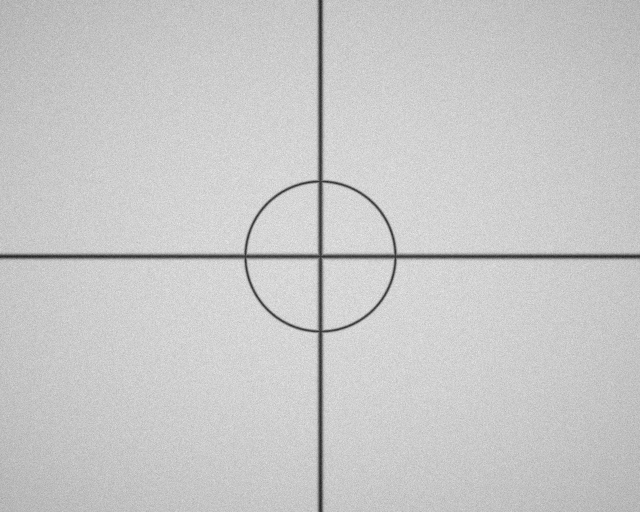
#> input picture samples/boresight/thm_offset_0_0.png, 640 x 512 px
$ python -i boresight.py   (imports and definitions only)
#> lines starting #> are read from the running program, lines starting #| are printed output that depends on the picture; after the words box and inside, x2 and y2 are one past the last pixel; in counts of white or black regions, pixels touching at a corner belong together
"""engines/boresight.py - Optical axis (boresight) measurement engine.

Pure OpenCV/numpy implementation (no AI/neural networks).
Calculates reticle center with sub-pixel accuracy, angular deviation in mrad,
pass/fail status vs tolerance, inter-channel alignment, and vibration drift.
"""

from __future__ import annotations

import time
from pathlib import Path
from typing import Any

import cv2
import numpy as np
from PIL import Image, ImageDraw, ImageFont


def _extract_subpixel_center(
    gray: np.ndarray,
) -> tuple[float, float, float, str]:
    """Finds crosshair center with sub-pixel precision.

    Returns:
        (x_center, y_center, quality_score, method_used)
    """
    h, w = gray.shape

    # 1. Determine polarity (bright-on-dark vs dark-on-bright)
    # Collimator targets usually have lines occupying < 25% of image area
    otsu_val, _ = cv2.threshold(gray, 0, 255, cv2.THRESH_BINARY + cv2.THRESH_OTSU)
    frac_above = float(np.mean(gray > otsu_val))

    # If bright pixels are majority (> 50%), background is bright (inverted polarity)
    if frac_above >= 0.5:
        norm_gray = (255 - gray).astype(np.uint8)
        polarity_str = "dark-on-bright"
    else:
        norm_gray = gray.copy()
        polarity_str = "bright-on-dark"

    # 2. Suppress vignetting and uneven lighting via White Top-Hat
    # Reticle line thickness is typically 1-5 pixels; kernel of 25x25 preserves lines while flattening background
    tophat_ksize = min(31, max(15, (min(h, w) // 30) | 1))
    tophat_kernel = cv2.getStructuringElement(cv2.MORPH_RECT, (tophat_ksize, tophat_ksize))
    tophat = cv2.morphologyEx(norm_gray, cv2.MORPH_TOPHAT, tophat_kernel)

    # 3. Thresholding and morphological cleanup
    _, thresh = cv2.threshold(tophat, 0, 255, cv2.THRESH_BINARY + cv2.THRESH_OTSU)
    cleaned = cv2.morphologyEx(
        thresh,
        cv2.MORPH_OPEN,
        cv2.getStructuringElement(cv2.MORPH_RECT, (3, 3)),
    )

    # 4. Isolate horizontal and vertical crosshair arms
    # Linear kernel length proportional to image dimensions
    kernel_len = max(25, int(min(w, h) * 0.05))
    h_kernel = cv2.getStructuringElement(cv2.MORPH_RECT, (kernel_len, 1))
    v_kernel = cv2.getStructuringElement(cv2.MORPH_RECT, (1, kernel_len))

    h_feat = cv2.morphologyEx(cleaned, cv2.MORPH_OPEN, h_kernel)
    v_feat = cv2.morphologyEx(cleaned, cv2.MORPH_OPEN, v_kernel)

    # 5. Extract sub-pixel points along horizontal arm
    pts_h: list[list[float]] = []
    cols = np.where(np.any(h_feat > 0, axis=0))[0]
    for x in cols:
        rows = np.where(h_feat[:, x] > 0)[0]
        if len(rows) > 0:
            y_min = max(0, int(rows[0]) - 3)
            y_max = min(h, int(rows[-1]) + 4)
            weights = tophat[y_min:y_max, x].astype(np.float32)
            total_w = float(np.sum(weights))
            if total_w > 0:
                y_coords = np.arange(y_min, y_max, dtype=np.float32)
                y_sub = float(np.sum(y_coords * weights) / total_w)
                pts_h.append([float(x), y_sub])

    # 6. Extract sub-pixel points along vertical arm
    pts_v: list[list[float]] = []
    rows_y = np.where(np.any(v_feat > 0, axis=1))[0]
    for y in rows_y:
        cols_y = np.where(v_feat[y, :] > 0)[0]
        if len(cols_y) > 0:
            x_min = max(0, int(cols_y[0]) - 3)
            x_max = min(w, int(cols_y[-1]) + 4)
            weights = tophat[y, x_min:x_max].astype(np.float32)
            total_w = float(np.sum(weights))
            if total_w > 0:
                x_coords = np.arange(x_min, x_max, dtype=np.float32)
                x_sub = float(np.sum(x_coords * weights) / total_w)
                pts_v.append([x_sub, float(y)])

    # Outlier rejection to remove circle arc points
    arr_h = np.array(pts_h, dtype=np.float32) if len(pts_h) >= 10 else None
    arr_v = np.array(pts_v, dtype=np.float32) if len(pts_v) >= 10 else None

    if arr_h is not None and len(arr_h) >= 10:
        med_y = float(np.median(arr_h[:, 1]))
        inliers_h = arr_h[np.abs(arr_h[:, 1] - med_y) < 5.0]
        if len(inliers_h) >= 8:
            arr_h = inliers_h

    if arr_v is not None and len(arr_v) >= 10:
        med_x = float(np.median(arr_v[:, 0]))
        inliers_v = arr_v[np.abs(arr_v[:, 0] - med_x) < 5.0]
        if len(inliers_v) >= 8:
            arr_v = inliers_v

    # 7. Check if line fitting is possible
    if arr_h is not None and len(arr_h) >= 10 and arr_v is not None and len(arr_v) >= 10:
        # Fit lines with Huber M-estimator
        line_h = cv2.fitLine(arr_h, cv2.DIST_HUBER, 0, 0.01, 0.01)
        line_v = cv2.fitLine(arr_v, cv2.DIST_HUBER, 0, 0.01, 0.01)

        vx_h, vy_h, x0_h, y0_h = [float(v) for v in line_h.flatten()]
        vx_v, vy_v, x0_v, y0_v = [float(v) for v in line_v.flatten()]

        det = -vx_h * vy_v + vy_h * vx_v
        if abs(det) > 1e-4:
            t = (-(x0_v - x0_h) * vy_v + (y0_v - y0_h) * vx_v) / det
            det_x = x0_h + t * vx_h
            det_y = y0_h + t * vy_h

            # Line fit residuals for quality
            # Distance from inlier points to fitted line
            d_h = np.abs(-vy_h * (arr_h[:, 0] - x0_h) + vx_h * (arr_h[:, 1] - y0_h))
            d_v = np.abs(-vy_v * (arr_v[:, 0] - x0_v) + vx_v * (arr_v[:, 1] - y0_v))
            mean_res = float((np.mean(d_h) + np.mean(d_v)) / 2.0)

            # Contrast ratio
            bg_level = float(np.percentile(norm_gray, 20))
            fg_level = float(np.percentile(tophat[cleaned > 0], 80)) if np.any(cleaned > 0) else 100.0
            contrast = max(0.1, min(1.0, (fg_level - bg_level) / 255.0))

            res_score = max(0.0, 1.0 - min(1.0, mean_res / 1.5))
            coverage_score = min(1.0, (len(arr_h) + len(arr_v)) / float(w + h * 0.4))
            quality = round(float(0.5 * res_score + 0.3 * contrast + 0.2 * coverage_score), 3)

            return (float(det_x), float(det_y), quality, f"crosshair_lines ({polarity_str})")

    # 8. Fallback: intensity-weighted centroid of largest blob
    contours, _ = cv2.findContours(cleaned, cv2.RETR_EXTERNAL, cv2.CHAIN_APPROX_SIMPLE)
    if contours:
        largest_cnt = max(contours, key=cv2.contourArea)
        mask = np.zeros((h, w), dtype=np.uint8)
        cv2.drawContours(mask, [largest_cnt], -1, 255, -1)
        weights = tophat.astype(np.float32) * (mask > 0)
        total_w = float(np.sum(weights))
        if total_w > 0:
            y_indices, x_indices = np.indices((h, w), dtype=np.float32)
            cx_sub = float(np.sum(x_indices * weights) / total_w)
            cy_sub = float(np.sum(y_indices * weights) / total_w)
            return (cx_sub, cy_sub, 0.65, f"intensity_centroid_fallback ({polarity_str})")

    # Final fallback: image center
    return (w / 2.0, h / 2.0, 0.2, "center_default_fallback")


def _annotate_measurement(
    image: Image.Image,
    center_img: tuple[float, float],
    center_ret: tuple[float, float],
    dx_px: float,
    dy_px: float,
    offset_px: float,
    az_mrad: float,
    el_mrad: float,
    err_mrad: float,
    tolerance_mrad: float,
    passed: bool,
    quality_score: float,
    channel: str,
) -> Image.Image:
    """Creates a professional annotated visualization with crosshairs and error vector."""
    annotated = image.convert("RGB").copy()
    w, h = annotated.size
    draw = ImageDraw.Draw(annotated)

    cx, cy = center_img
    rx, ry = center_ret

    # Colors
    target_color = (0, 190, 255)       # Cyan for optical reference (sensor center)
    status_color = (16, 185, 129) if passed else (239, 68, 68)  # Green / Red
    vector_color = (245, 158, 11)      # Amber for error vector

    # 1. Draw sensor center reference crosshair (cyan)
    cross_arm = max(20, int(min(w, h) * 0.04))
    draw.line([(cx - cross_arm, cy), (cx + cross_arm, cy)], fill=target_color, width=2)
    draw.line([(cx, cy - cross_arm), (cx, cy + cross_arm)], fill=target_color, width=2)
    draw.ellipse([(cx - 4, cy - 4), (cx + 4, cy + 4)], outline=target_color, width=2)

    # 2. Draw detected reticle center crosshair (status color)
    draw.line([(rx - cross_arm, ry), (rx + cross_arm, ry)], fill=status_color, width=2)
    draw.line([(rx, ry - cross_arm), (rx, ry + cross_arm)], fill=status_color, width=2)
    draw.ellipse([(rx - 8, ry - 8), (rx + 8, ry + 8)], outline=status_color, width=2)

    # 3. Draw error vector arrow from reference center to detected center
    if offset_px > 0.5:
        draw.line([(cx, cy), (rx, ry)], fill=vector_color, width=3)
        # Arrowhead at detected reticle
        angle = np.arctan2(ry - cy, rx - cx)
        arrow_len = 10.0
        p1 = (rx - arrow_len * np.cos(angle - np.pi / 6), ry - arrow_len * np.sin(angle - np.pi / 6))
        p2 = (rx - arrow_len * np.cos(angle + np.pi / 6), ry - arrow_len * np.sin(angle + np.pi / 6))
        draw.polygon([(rx, ry), p1, p2], fill=vector_color)

    # 4. Text Overlay Card in Top-Left
    banner_w = min(420, int(w * 0.45))
    banner_h = 135
    overlay = Image.new("RGBA", (banner_w, banner_h), (17, 24, 39, 215))
    annotated.paste(overlay, (14, 14), overlay)

    badge_text = "GEÇTİ (PASS)" if passed else "KALDI (FAIL)"
    b_color = (16, 185, 129) if passed else (239, 68, 68)

    # Draw text information
    draw.rectangle([14, 14, 14 + banner_w, 14 + 28], fill=(31, 41, 55, 230))
    draw.text((22, 20), f"OPTİK EKSEN (BORESIGHT) - {channel.upper()}", fill=(209, 213, 219))
    draw.text((22, 48), badge_text, fill=b_color)
    draw.text((160, 48), f"Hata: {err_mrad:.3f} mrad / Tol: {tolerance_mrad:.2f} mrad", fill=(243, 244, 246))

    draw.text((22, 74), f"Ofset: dx = {dx_px:+.2f} px, dy = {dy_px:+.2f} px (R = {offset_px:.2f} px)", fill=(209, 213, 219))
    draw.text((22, 94), f"Açısal: Az = {az_mrad:+.3f} mrad, El = {el_mrad:+.3f} mrad", fill=(209, 213, 219))
    draw.text((22, 114), f"Kalite Skoru: %{int(quality_score * 100)}", fill=(156, 163, 175))

    return annotated


def measure(
    image: Image.Image | str | Path,
    pixel_pitch_um: float = 3.45,
    focal_length_mm: float = 50.0,
    tolerance_mrad: float = 0.5,
    channel: str = "Görünür",
) -> dict[str, Any]:
    """Measures collimator reticle boresight error with sub-pixel accuracy.

    Args:
        image: Input PIL Image or path to image file.
        pixel_pitch_um: Sensor pixel pitch in micrometers (default visible: 3.45, thermal: 12.0).
        focal_length_mm: Collimator/lens focal length in millimeters (default visible: 50.0, thermal: 25.0).
        tolerance_mrad: Pass/fail limit in milliradians (default: 0.5 mrad).
        channel: Channel label ('Görünür' or 'Termal').

    Returns:
        dict containing reticle center, image center, offsets in pixels and mrad,
        PASS/FAIL status, quality score, annotated PIL image, and latency.
    """
#> called with image = '../samples/boresight/thm_offset_0_0.png', pixel_pitch_um = 3.45, focal_length_mm = 50, tolerance_mrad = 0.5, channel = 'Görünür'
    t0 = time.perf_counter()

    if isinstance(image, (str, Path)):
        pil_img = Image.open(image).convert("RGB")
    elif isinstance(image, Image.Image):
        pil_img = image.convert("RGB")
    else:
        pil_img = Image.fromarray(np.uint8(image)).convert("RGB")

    w, h = pil_img.size
#> w = 640; h = 512
    cx = w / 2.0
#> cx = 320
    cy = h / 2.0
#> cy = 256

    gray = np.array(pil_img.convert("L"))
#> gray is the input picture: shape (512, 640); min 31, max 236, mean 200.2

    # Extract sub-pixel reticle center
    rx, ry, quality, method = _extract_subpixel_center(gray)
#> in _extract_subpixel_center, `otsu_val, _ = cv2.threshold(gray, 0, 255, cv2.THRESH_BINARY + cv2.THRE..`: otsu_val = 148
#> in _extract_subpixel_center, `frac_above = float(np.mean(gray > otsu_val))`: frac_above = 0.979
#> in _extract_subpixel_center, `norm_gray = (255 - gray).astype(np.uint8)`:
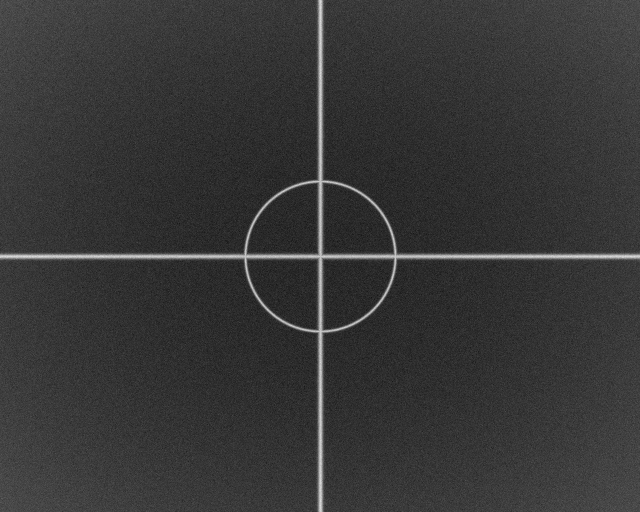
#> norm_gray: shape (512, 640); min 19, max 224, mean 54.8
#> in _extract_subpixel_center, `tophat = cv2.morphologyEx(norm_gray, cv2.MORPH_TOPHAT, tophat_kernel)`:
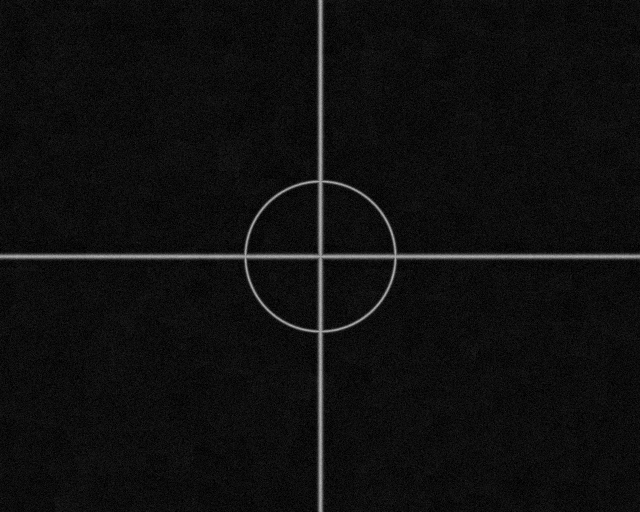
#> tophat: shape (512, 640); min 0, max 186, mean 15.3
#> in _extract_subpixel_center, `_, thresh = cv2.threshold(tophat, 0, 255, cv2.THRESH_BINARY + cv2.THRE..`:
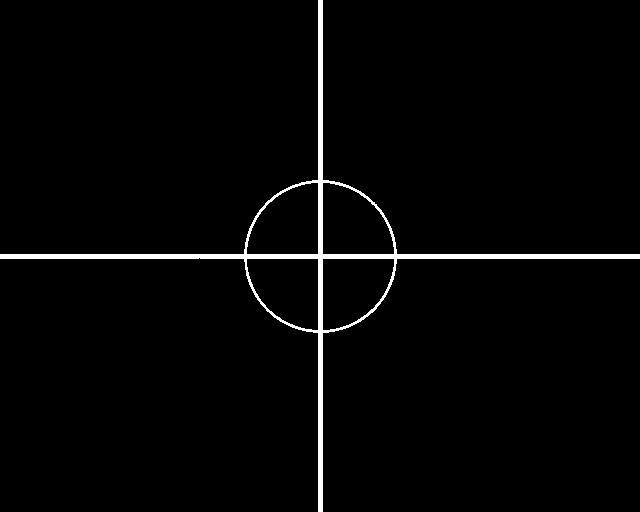
#> thresh: shape (512, 640); 2.1% white; 1 white region, box (x1, y1, x2, y2) and area: (0, 0, 640, 512) 6990
#> in _extract_subpixel_center, `cleaned = cv2.morphologyEx( thresh, cv2.MORPH_OPEN, cv2.getStructuring..`: cleaned: shape (512, 640); 1.9% white; 26 white regions (18 under 20 px), largest, box (x1, y1, x2, y2) and area: (0, 0, 640, 512) 5857, (330, 181, 349, 188) 58, (388, 272, 395, 287) 47
#> in _extract_subpixel_center, `h_feat = cv2.morphologyEx(cleaned, cv2.MORPH_OPEN, h_kernel)`:
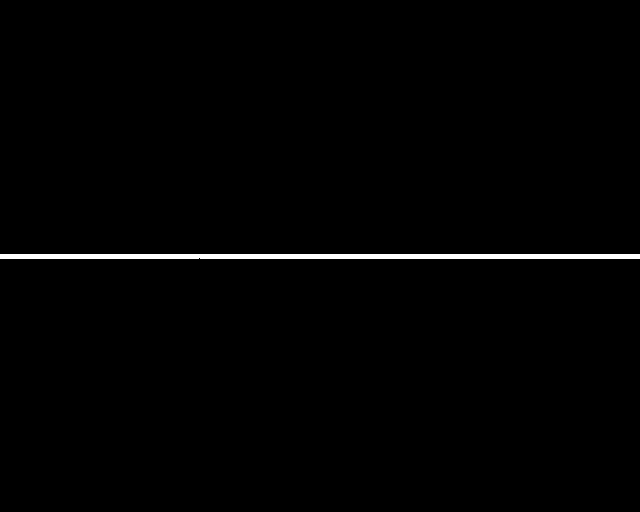
#> h_feat: shape (512, 640); 0.98% white; 1 white region, box (x1, y1, x2, y2) and area: (0, 254, 640, 259) 3199
#> in _extract_subpixel_center, `v_feat = cv2.morphologyEx(cleaned, cv2.MORPH_OPEN, v_kernel)`:
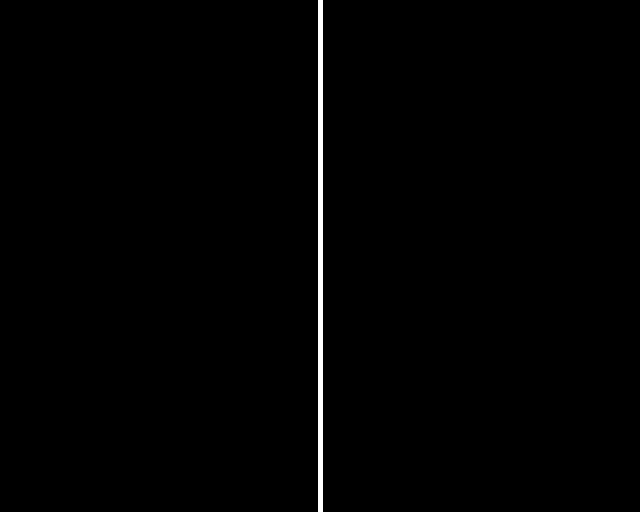
#> v_feat: shape (512, 640); 0.78% white; 1 white region, box (x1, y1, x2, y2) and area: (318, 0, 323, 512) 2560
#> in _extract_subpixel_center, `cols = np.where(np.any(h_feat > 0, axis=0))[0]`: cols = 640 values from 0 to 639
#> the loop in _extract_subpixel_center, `for x in cols:` made 640 passes
#> (weights, total_w, y_sub) on passes 1 to 11: ([12, 12, 37, 91, 137, 159, 156, 79, 51, 20, 9], 763, 256.1), ([14, 27, 53, 89, 140, 162, 137, 84, 55, 23, 8], 792, 255.9), ([16, 17, 47, 85, 139, 167, 137, 83, 49, 20, 13], 773, 256), ([13, 17, 31, 75, 140, 157, 130, 90, 41, 17, 10], 721, 256), ([6, 16, 37, 84, 141, 162, 133, 88, 31, 10, 12], 720, 256), ([9, 25, 46, 94, 140, 171, 135, 77, 45, 7, 16], 765, 255.9), ([11, 23, 52, 84, 140, 153, 143, 87, 38, 26, 21], 778, 256), ([10, 19, 41, 75, 141, 170, 149, 87, 35, 22, 15], 764, 256.1), ([14, 29, 43, 90, 136, 166, 135, 79, 39, 22, 13], 766, 255.9), ([17, 17, 43, 88, 137, 169, 133, 87, 43, 23, 16], 773, 256), ([10, 25, 37, 91, 146, 168, 137, 87, 42, 25, 5], 773, 256)
#> after the loop in _extract_subpixel_center, `for x in cols:`: pts_h = 640 pairs, first value 0 to 639, second value 255.8 to 256.2
#> in _extract_subpixel_center, `rows_y = np.where(np.any(v_feat > 0, axis=1))[0]`: rows_y = 512 values from 0 to 511
#> the loop in _extract_subpixel_center, `for y in rows_y:` made 512 passes
#> (weights, total_w, x_sub) on passes 1 to 4: ([14, 23, 44, 102, 151, 165, 140, 87, 44, 28, 18], 816, 320), ([21, 25, 51, 107, 145, 171, 154, 96, 50, 16, 18], 854, 319.9), ([10, 19, 41, 91, 149, 173, 145, 96, 33, 23, 19], 799, 320.1), ([18, 22, 44, 89, 148, 165, 130, 92, 52, 20, 10], 790, 320)
#> weights on pass 5: [9, 35, 47, 102, 144, 158, 153, 92, 42, 17, 17]

    # Pixel offsets from optical reference (sensor center)
    dx_px = float(rx - cx)
    dy_px = float(ry - cy)
    offset_px = float(np.sqrt(dx_px**2 + dy_px**2))

    # Angular error in milliradians:
    # angle_rad = atan(offset_px * (pixel_pitch_um * 1e-3) / focal_length_mm)
    # angle_mrad = angle_rad * 1000.0
    pitch_mm = float(pixel_pitch_um) * 1e-3
    focal_mm = float(focal_length_mm) if focal_length_mm > 0 else 50.0

    az_mrad = float(np.arctan((dx_px * pitch_mm) / focal_mm) * 1000.0)
    el_mrad = float(np.arctan((dy_px * pitch_mm) / focal_mm) * 1000.0)
    total_offset_mm = offset_px * pitch_mm
    total_mrad = float(np.arctan(total_offset_mm / focal_mm) * 1000.0)

    passed = bool(total_mrad <= float(tolerance_mrad))
    result_str = "PASS" if passed else "FAIL"

    annotated = _annotate_measurement(
        image=pil_img,
        center_img=(cx, cy),
        center_ret=(rx, ry),
        dx_px=dx_px,
        dy_px=dy_px,
        offset_px=offset_px,
        az_mrad=az_mrad,
        el_mrad=el_mrad,
        err_mrad=total_mrad,
        tolerance_mrad=tolerance_mrad,
        passed=passed,
        quality_score=quality,
        channel=channel,
    )
#> in _annotate_measurement, `overlay = Image.new("RGBA", (banner_w, banner_h), (17, 24, 39, 215))`:
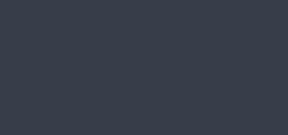
#> overlay: PIL image 288x135 RGBA; mean R, G, B, A 17, 24, 39, 215; transparent parts drawn white
#> in _annotate_measurement, `annotated.paste(overlay, (14, 14), overlay)`:
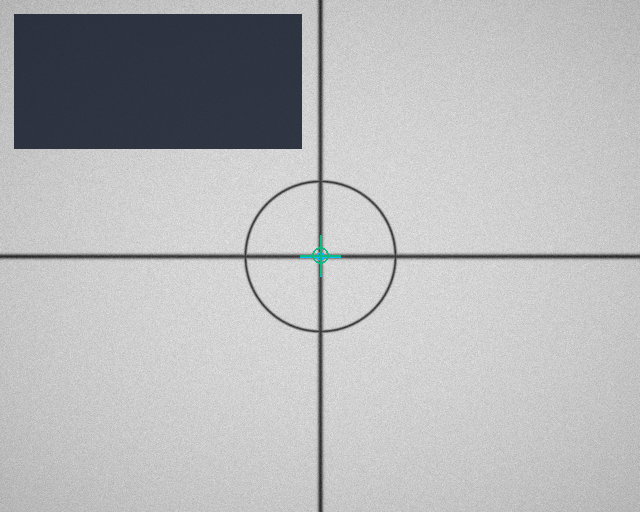
#> annotated: PIL image 640x512 RGB; mean R, G, B 181.7, 182.6, 184.1

    latency_ms = int(round((time.perf_counter() - t0) * 1000))

    return {
        "reticle_center": (round(rx, 4), round(ry, 4)),
        "image_center": (cx, cy),
        "dx_px": round(dx_px, 4),
        "dy_px": round(dy_px, 4),
        "offset_px": round(offset_px, 4),
        "az_mrad": round(az_mrad, 4),
        "el_mrad": round(el_mrad, 4),
        "err_mrad": round(total_mrad, 4),
        "total_mrad": round(total_mrad, 4),
        "tolerance_mrad": float(tolerance_mrad),
        "result": result_str,
        "passed": passed,
        "quality_score": quality,
        "annotated_image": annotated,
        "method": method,
        "latency_ms": latency_ms,
        "channel": channel,
        "pixel_pitch_um": float(pixel_pitch_um),
        "focal_length_mm": float(focal_length_mm),
    }


# [123 lines left out: functions compare_channels, drift, not called in this run]

>>> result = measure('../samples/boresight/thm_offset_0_0.png')
